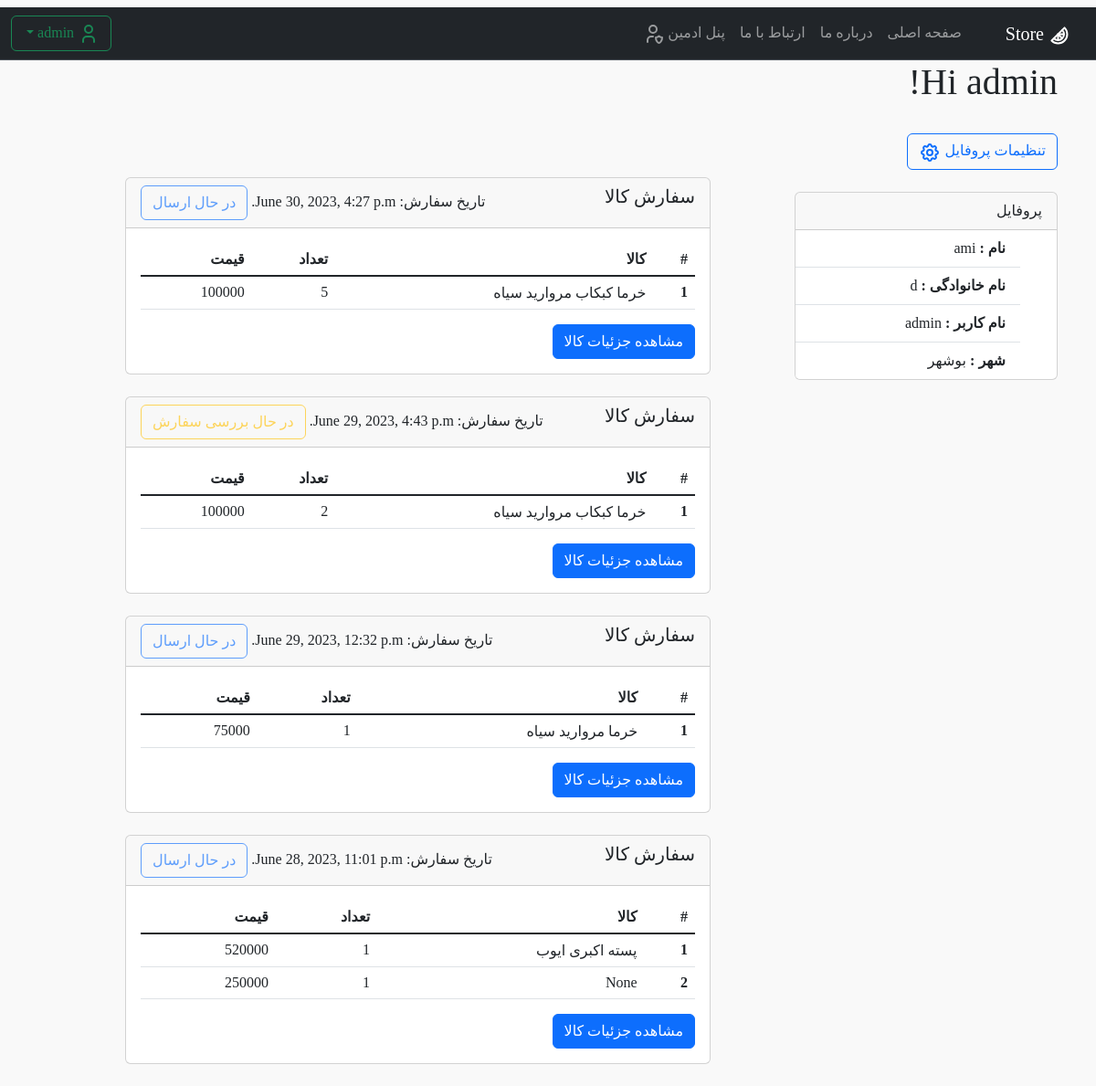
The app's page /accounts/my_profile/admin/ (signed in), older data.
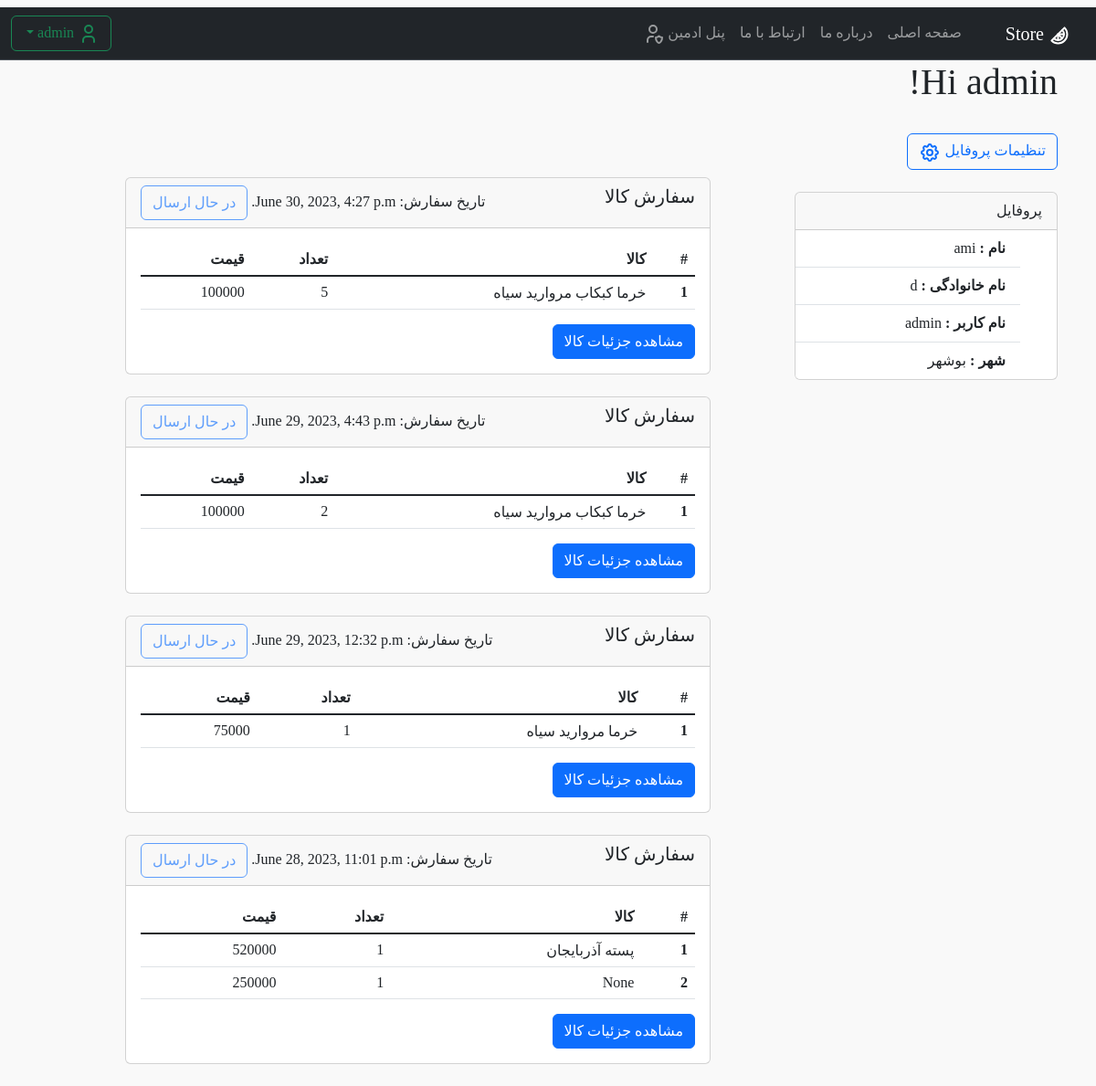
The same page, newer data.
### carts/models.py (models this page shows, shortened)
class Order(models.Model):
    STATUS_CHOICES = (
        ('در حال بررسی سفارش', 'در حال بررسی سفارش'),
        ('در حال ارسال', 'در حال ارسال'),
        ('تحویل شده', 'تحویل شده'),
    )
    customer = models.ForeignKey(User, on_delete=models.CASCADE, verbose_name='نام کاربر')
    date_order = models.DateTimeField(auto_now_add=True, verbose_name='تاریخ خرید')
    total_price = models.FloatField(blank=True, null=True, verbose_name='قیمت کل')
    status = models.CharField(
        max_length=50,
        choices=STATUS_CHOICES,default='در حال بررسی سفارش')

class OrderItem(models.Model):
    order = models.ForeignKey(Order, related_name='order_items', on_delete=models.CASCADE)
    product_variation = models.ForeignKey(ProductVariation, on_delete=models.SET_NULL, blank=True, null=True,
                                          verbose_name='نام محصول')
    city = models.CharField(max_length=50, blank=True, null=True, verbose_name='انبار محصول')
    quantity = models.IntegerField()
    unit_price = models.IntegerField()

### products/models.py (models this page shows, shortened)
class ProductVariation(models.Model):
    variationId = models.AutoField(primary_key=True)
    productId = models.ForeignKey(ProductCategory, on_delete=models.CASCADE, verbose_name='دسته محصول')
    name = models.CharField(max_length=30, verbose_name='نام محصول')
    Supplier = models.ManyToManyField('Supplier')
    price = models.IntegerField(verbose_name='قیمت (تومان)', help_text='یک بسته 500 گرمی')
    quantity = models.IntegerField(verbose_name='تعداد کالا')
    cityId = models.ForeignKey(City, on_delete=models.CASCADE, verbose_name='انبار', null=True)
    text = models.TextField(max_length=1000, null=True, blank=True, help_text='اجبار پر کردن توضیحات نیست',
                            verbose_name='توضیح محصول')
    def __str__(self):
        return f"{self.name} {self.Supplier.first()}"

class Supplier(models.Model):
    SupplierId = models.AutoField(primary_key=True)
    name = models.CharField(max_length=50, help_text='نام برند یا تامین کنندگان', verbose_name='نام تامین کنندگان')
    contactInfo = models.IntegerField(verbose_name='شماره تلفن')
    def __str__(self):
        return f"{self.name}"

### accounts/views.py (the view)
# urls.py: path('my_profile/<str:username>/', ProfileView.as_view(), name='my_profile'),
class ProfileView(ListView):  # see orderItem in profile
    model = OrderItem
    template_name = 'profile/profile.html'
    context_object_name = 'orders'
    def get_queryset(self):
        return Order.objects.filter(customer=self.request.user).order_by('-date_order')

### products/models.py (called while the page is built)
    def __str__(self):
        return f"{self.name}"

### templates/profile/profile.html (shortened to what this page needs)
{% extends 'base.html' %}
{% block content %}
<h1 class="r-text"> Hi {{ user.username }}!
</h1>
<br>
<div class="row r-text">
    <div class="col-md-4">
        <button type="button" class="btn btn-outline-primary">
            <a class="dropdown-item" href="{% url 'edit_profile' username=user.username %}">تنظیمات پروفایل
            </a>
        </button>
        <br>
        <br>
        <div class="card r-text" style="width: 18rem;">
            <div class="card-header ">
                پروفایل
            </div>
            <ul class="list-group list-group-flush ">
                <li class="list-group-item"><b>نام : </b>{{ user.first_name }}</li>
                <li class="list-group-item"><b>نام خانوادگی : </b>{{ user.last_name }}</li>
                <li class="list-group-item"><b>نام کاربر : </b>{{ user.username }}</li>
                <li class="list-group-item"><b>شهر : </b>{{ user.city }}</li>
            </ul>
        </div>
    </div>
    <br>
    <div class="col-md-7">
        <br>
        <br>
        {% for order in orders %}
        <div class="card">
            <div class="card-header d-flex justify-content-between">
                <h5 class="order-name" style="text-align: left;">سفارش کالا</h5>
                <div class="order-date" style="text-align: right;">
                    تاریخ سفارش: {{ order.date_order }}
                    {% if order.status == 'در حال ارسال' %}
                    <button type="button" class="btn btn-outline-primary" disabled>در حال ارسال</button>
                    {% elif order.status == 'در حال بررسی سفارش' %}
                    <button type="button" class="btn btn-outline-warning" disabled>در حال بررسی سفارش</button>
                    {% else %}
                    <button type="button" class="btn btn-outline-success" disabled>تحویل شده</button>
                    {% endif %}
                </div>
            </div>
            <div class="card-body">
                <table class="table">
                    <thead>
                    <tr>
                        <th scope="col">#</th>
                        <th scope="col">کالا</th>
                        <th scope="col">تعداد</th>
                        <th scope="col">قیمت</th>
                    </tr>
                    </thead>
                    <tbody class="table-group-divider">
                    {% for item in order.order_items.all %}
                    <tr>
                        <th scope="row">{{ forloop.counter }}</th>
                        <td>{{ item.product_variation }}</td>
                        <td>{{ item.quantity }}</td>
                        <td>{{ item.unit_price }}</td>
                    </tr>
                    {% endfor %}
                    </tbody>
                </table>
                <a href="{% url 'order-detail' order.pk %}" class="btn btn-primary">مشاهده جزئیات کالا</a>
            </div>
        </div>
        <br>
        {% endfor %}
    </div>
</div>
{% endblock %}

Row changes from the older to the newer data that the page shows:
changed Order "June 29, 2023, 4:43 p.m.": status "در حال بررسی سفارش" → "در حال ارسال"
changed through a linked row, OrderItem: product_variation "پسته اکبری ایوب" → "پسته آذربایجان"
